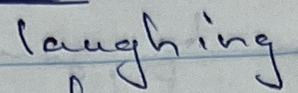
#> input picture nn/img_1.png, 298 x 93 px, shrunk from 537 x 168 before the run
$ python preprocessing_examples.py
#> lines starting #> are read from the running program, lines starting #| are printed output that depends on the picture
# Імпорт необхідних бібліотек
import cv2
import numpy as np
import matplotlib.pyplot as plt
import requests
from PIL import Image
from io import BytesIO
import os  # Для роботи зі шляхами


# --- Функції для додавання шуму ---

def add_salt_and_pepper_noise(image, salt_prob, pepper_prob):
    """
    Додає шум 'сіль та перець' до зображення.

    Args:
        image (np.ndarray): Вхідне зображення (очікується у градаціях сірого або BGR).
        salt_prob (float): Ймовірність появи 'солі' (білий піксель).
        pepper_prob (float): Ймовірність появи 'перцю' (чорний піксель).

    Returns:
        np.ndarray: Зашумлене зображення.
    """
    noisy_image = np.copy(image)
    # Визначаємо загальну кількість пікселів залежно від кількості каналів
    total_pixels = image.shape[0] * image.shape[1]

    # Додавання солі
    num_salt = np.ceil(salt_prob * total_pixels).astype(int)
    # Генеруємо випадкові координати для солі
    rows_salt = np.random.randint(0, image.shape[0] - 1, num_salt)
    cols_salt = np.random.randint(0, image.shape[1] - 1, num_salt)

    if len(image.shape) == 3:  # Кольорове зображення
        # Встановлюємо білий колір для всіх каналів у вибраних координатах
        noisy_image[rows_salt, cols_salt, :] = 255
    else:  # Градації сірого
        # Встановлюємо білий колір (255) у вибраних координатах
        noisy_image[rows_salt, cols_salt] = 255

    # Додавання перцю
    num_pepper = np.ceil(pepper_prob * total_pixels).astype(int)
    # Генеруємо випадкові координати для перцю
    rows_pepper = np.random.randint(0, image.shape[0] - 1, num_pepper)
    cols_pepper = np.random.randint(0, image.shape[1] - 1, num_pepper)

    if len(image.shape) == 3:  # Кольорове зображення
         # Встановлюємо чорний колір для всіх каналів у вибраних координатах
        noisy_image[rows_pepper, cols_pepper, :] = 0
    else: # Градації сірого
        # Встановлюємо чорний колір (0) у вибраних координатах
        noisy_image[rows_pepper, cols_pepper] = 0


    return noisy_image


def add_gaussian_noise(image, mean=0, sigma=25):
    """
    Додає гаусівський шум до зображення.

    Args:
        image (np.ndarray): Вхідне зображення.
        mean (float): Середнє значення шуму.
        sigma (float): Стандартне відхилення шуму.

    Returns:
        np.ndarray: Зашумлене зображення.
    """
    # Генеруємо гаусівський шум з такими ж розмірами, як у зображення
    # Переконуємось, що тип даних шуму відповідає зображенню, але дозволяє від'ємні значення перед додаванням
    if len(image.shape) == 3:
        row, col, ch = image.shape
        gauss = np.random.normal(mean, sigma, (row, col, ch)).astype(np.float32)
    else: # Градації сірого
        row, col = image.shape
        gauss = np.random.normal(mean, sigma, (row, col)).astype(np.float32)

    # Додаємо шум до зображення
    # Переконуємось, що зображення має тип float32 перед додаванням шуму
    noisy_image = cv2.add(image.astype(np.float32), gauss)

    # Обрізаємо значення, щоб вони залишалися в діапазоні [0, 255]
    noisy_image = np.clip(noisy_image, 0, 255)

    # Повертаємо до оригінального типу даних (зазвичай uint8)
    noisy_image = noisy_image.astype(image.dtype)

    return noisy_image


# --- Параметри ---
image_url = "img_1.png"  # URL або локальний шлях до зображення
output_dir = "preprocessing_output"  # Директорія для збереження результатів

# Параметри шуму "сіль та перець" (буде застосовано до кольорового зображення)
salt_probability = 0.02  # 2% пікселів стануть білими
pepper_probability = 0.02  # 2% пікселів стануть чорними

# Параметри медіанного фільтра (буде застосовано до кольорового зображення з шумом "сіль та перець")
median_kernel_size = 5

# Параметри гаусового шуму (буде застосовано до зображення в градаціях сірого)
gaussian_mean = 0
gaussian_sigma = 50  # Стандартне відхилення (інтенсивність шуму)

# Параметри гаусового фільтра (буде застосовано до зображення в градаціях сірого з гаусовим шумом)
gaussian_kernel_size = 5
gaussian_filter_sigma = 1.5  # Sigma для гаусового ядра (не плутати з sigma шуму)

# --- Основний процес ---

# Створення директорії для виводу, якщо її немає
if not os.path.exists(output_dir):
    os.makedirs(output_dir)

# Завантаження зображення
img_bgr = None
try:
    # Спробувати завантажити з URL
    print(f"Спроба завантажити зображення з URL: {image_url}")
    response = requests.get(image_url)
    response.raise_for_status()  # Перевірка на помилки HTTP
    img_pil = Image.open(BytesIO(response.content)).convert('RGB')  # Конвертувати в RGB
    img_bgr = cv2.cvtColor(np.array(img_pil), cv2.COLOR_RGB2BGR)  # Конвертувати PIL RGB в OpenCV BGR
    print(f"Зображення успішно завантажено з URL.")
except requests.exceptions.RequestException as e:
    print(f"Помилка завантаження зображення з URL: {e}")
    # Спробувати завантажити як локальний файл, якщо URL не спрацював
    try:
        print(f"Спроба завантажити зображення з локального шляху: {image_url}")
        img_bgr = cv2.imread(image_url)
        if img_bgr is None:
            raise FileNotFoundError(f"Не вдалося знайти або відкрити локальний файл: {image_url}")
        print(f"Зображення успішно завантажено з локального шляху.")
    except Exception as e_local:
        print(f"Помилка завантаження локального файлу: {e_local}")
        print("Будь ласка, перевірте URL або шлях до файлу.")
        exit()  # Вихід, якщо зображення не завантажено

img_original_color = img_bgr.copy()  # Зберігаємо копію оригіналу (кольорового)

# Конвертація в градації сірого для операцій з гаусовим шумом
img_original_gray = cv2.cvtColor(img_original_color, cv2.COLOR_BGR2GRAY)
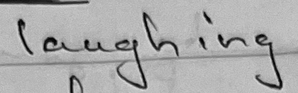
#> img_original_gray: shape (93, 298); min 1, max 225, mean 171.4
print("Створено версію зображення в градаціях сірого.")

# --- Обробка кольорового зображення (зберігаємо логіку з S&P та медіанним фільтром) ---

# 1. Додавання шуму "сіль та перець" до КОЛЬОРОВОГО зображення
img_salt_pepper_color = add_salt_and_pepper_noise(img_original_color, salt_probability, pepper_probability)
#> in add_salt_and_pepper_noise, `noisy_image[rows_pepper, cols_pepper, :] = 0`:
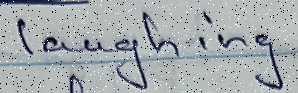
#> noisy_image: shape (93, 298, 3); mean B, G, R 174.3, 171.2, 164.9
print("Додано шум 'сіль та перець' до кольорового зображення.")

# 2. Застосування медіанного фільтра до КОЛЬОРОВОГО зображення з S&P шумом
img_median_denoised_color = cv2.medianBlur(img_salt_pepper_color, median_kernel_size)
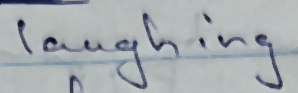
#> img_median_denoised_color: shape (93, 298, 3); mean B, G, R 177.6, 174.8, 168.2
print(f"Застосовано медіанний фільтр з ядром {median_kernel_size}x{median_kernel_size} до кольорового зображення.")

# --- Обробка зображення в градаціях сірого (додавання та фільтрація гаусового шуму) ---

# 3. Додавання гаусового шуму до зображення в ГРАДАЦІЯХ СІРОГО
img_gaussian_added_gray = add_gaussian_noise(img_original_gray, gaussian_mean, gaussian_sigma)
#> in add_gaussian_noise, `noisy_image = cv2.add(image.astype(np.float32), gauss)`:
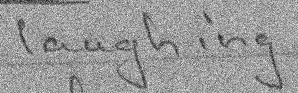
#> noisy_image: shape (93, 298) float32; min -154.8, max 385.3, mean 171.6; drawn with min black and max white
#> in add_gaussian_noise, `noisy_image = np.clip(noisy_image, 0, 255)`:
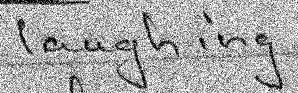
#> noisy_image: shape (93, 298) float32; min 0, max 255, mean 170.4
print(f"Додано гаусівський шум (sigma={gaussian_sigma}) до зображення в градаціях сірого.")

# 4. Застосування гаусового фільтра до зашумленого зображення в ГРАДАЦІЯХ СІРОГО
img_gaussian_denoised_gray = cv2.GaussianBlur(
    img_gaussian_added_gray,
    (gaussian_kernel_size, gaussian_kernel_size),
    gaussian_filter_sigma  # Використовуємо sigma для ядра фільтра
)
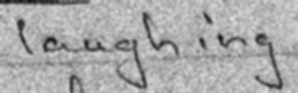
#> img_gaussian_denoised_gray: shape (93, 298); min 17, max 226, mean 169.9
print(
    f"Застосовано гаусівський фільтр з ядром {gaussian_kernel_size}x{gaussian_kernel_size} та sigma={gaussian_filter_sigma} до зображення в градаціях сірого.")


# --- Візуалізація та збереження результатів ---

# Створення фігури для відображення
plt.figure(figsize=(18, 12)) # Збільшуємо розмір фігури, щоб вмістити більше зображень
plt.style.use('seaborn-v0_8-darkgrid')  # Використання стилю для кращого вигляду

titles = [
    'Оригінал (Колір)',
    'Шум "Сіль та Перець" (Колір)',
    'Після Медіанного фільтра (Колір)',
    'Оригінал (Grayscale)',
    'Grayscale + Гаусівський шум',
    'Grayscale + Гаусівський фільтр'
]
images = [
    cv2.cvtColor(img_original_color, cv2.COLOR_BGR2RGB),  # Конвертуємо BGR в RGB для Matplotlib
    cv2.cvtColor(img_salt_pepper_color, cv2.COLOR_BGR2RGB),
    cv2.cvtColor(img_median_denoised_color, cv2.COLOR_BGR2RGB),
    img_original_gray, # Grayscale зображення не потребує конвертації в RGB для відображення як grayscale
    img_gaussian_added_gray,
    img_gaussian_denoised_gray
]

# Відображення зображень
for i in range(len(images)):
    plt.subplot(2, 3, i + 1)  # Створюємо сітку 2x3 для 6 зображень
    if len(images[i].shape) == 2: # Якщо зображення в градаціях сірого
        plt.imshow(images[i], cmap='gray') # Вказуємо колірну карту 'gray'
    else: # Якщо зображення кольорове
        plt.imshow(images[i])
    plt.title(titles[i])
    plt.xticks([]), plt.yticks([])  # Прибираємо осі
#> this loop made 6 passes

plt.tight_layout()  # Автоматичне налаштування відступів
plt.suptitle('Демонстрація додавання та фільтрації шумів', fontsize=16, y=1.02)  # Загальний заголовок

# Збереження фігури
plot_filename = os.path.join(output_dir, 'noise_filtering_comparison_grayscale_gaussian.png')
plt.savefig(plot_filename)
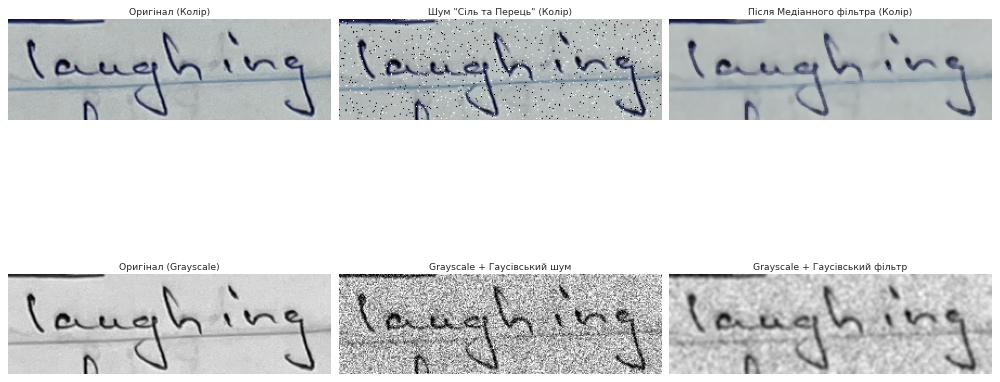
#> figure drawn by matplotlib, 6 panels
print(f"Порівняльний графік збережено як: {plot_filename}")

# Збереження окремих зображень
cv2.imwrite(os.path.join(output_dir, '01_original_color.png'), img_original_color)
cv2.imwrite(os.path.join(output_dir, '02_salt_pepper_noise_color.png'), img_salt_pepper_color)
cv2.imwrite(os.path.join(output_dir, '03_median_denoised_color.png'), img_median_denoised_color)
cv2.imwrite(os.path.join(output_dir, '04_original_gray.png'), img_original_gray)
cv2.imwrite(os.path.join(output_dir, '05_gaussian_added_gray.png'), img_gaussian_added_gray)
cv2.imwrite(os.path.join(output_dir, '06_gaussian_denoised_gray.png'), img_gaussian_denoised_gray)
print(f"Окремі оброблені зображення збережено в директорії: {output_dir}")

# Показати графік (якщо запускається не в середовищі без GUI)
plt.show()

print("Роботу завершено.")

$ run again, with nn/img_2.png copied over nn/img_1.png
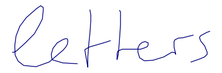
#> input picture nn/img_2.png, 222 x 73 px, shrunk from 400 x 131 before the run
#> in add_gaussian_noise, `noisy_image = np.clip(noisy_image, 0, 255)`:
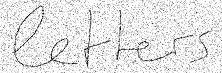
#> noisy_image: shape (73, 222) float32; min 0, max 255, mean 228.8
#> `img_gaussian_denoised_gray = cv2.GaussianBlur( img_gaussian_added_gray..`:
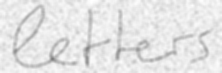
#> img_gaussian_denoised_gray: shape (73, 222); min 125, max 255, mean 228.6
#> the loop `for i in range(len(images)):` made 6 passes

$ run again, with nn/img_3.png copied over nn/img_1.png
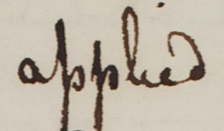
#> input picture nn/img_3.png, 224 x 131 px, shrunk from 403 x 235 before the run
#> in add_gaussian_noise, `noisy_image = np.clip(noisy_image, 0, 255)`:
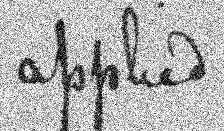
#> noisy_image: shape (131, 224) float32; min 0, max 255, mean 178.9
#> `img_gaussian_denoised_gray = cv2.GaussianBlur( img_gaussian_added_gray..`:
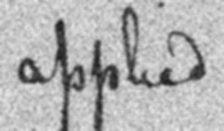
#> img_gaussian_denoised_gray: shape (131, 224); min 30, max 235, mean 178.5
#> the loop `for i in range(len(images)):` made 6 passes

$ run again, with nn/img_4.png copied over nn/img_1.png
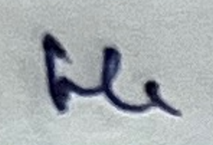
#> input picture nn/img_4.png, 213 x 145 px, shrunk from 383 x 261 before the run
#> `img_gaussian_denoised_gray = cv2.GaussianBlur( img_gaussian_added_gray..`:
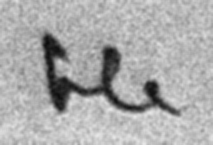
#> img_gaussian_denoised_gray: shape (145, 213); min 11, max 231, mean 171.1
#> the loop `for i in range(len(images)):` made 6 passes
